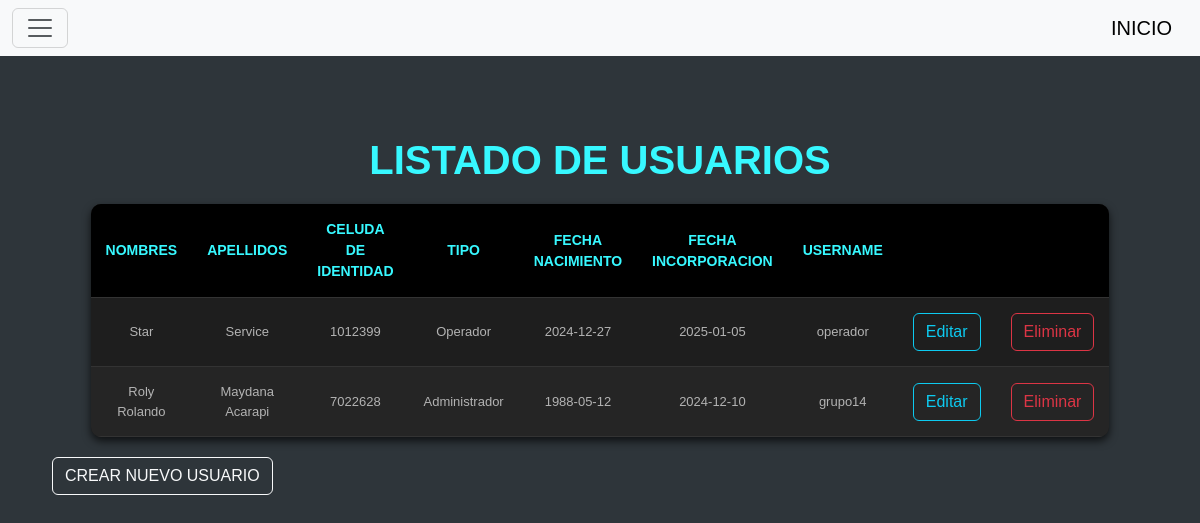
The app's page /usuarios (signed in) with its own data.
### tables this page shows
CREATE TABLE usuario(
            id_user INTEGER PRIMARY KEY AUTOINCREMENT,
            nombre TEXT NOT NULL,
            apellido TEXT NOT NULL,
            ci INTEGER NOT NULL,
            tipo TEXT NOT NULL,
            fecha_nan DATE NOT NULL,
            fecha_inc DATE NOT NULL,
            username TEXT NOT NULL,
            password TEXT NOT NULL
        );

### blueprints/usuarios/__init__.py (the view)
@usuarios_bp.route("/usuarios")
@login_required
def index_user():
    conn = sqlite3.connect("star_service.db")
    conn.row_factory = sqlite3.Row
    cursor = conn.cursor()
    cursor.execute("SELECT * FROM usuario")
    usuarios = cursor.fetchall()
    conn.close()
    return render_template('index_user.html',usuarios=usuarios)

### blueprints/usuarios/__init__.py (called while the page is built)
def login_required(f):
    @wraps(f)
    def decorated_function(*args, **kwargs):
        if 'id_user' not in session:
            return redirect("/login")
        return f(*args, **kwargs)
    return decorated_function

### blueprints/usuarios/templates/index_user.html (shortened to what this page needs)
{% include 'header.html' %}
<div class="container mt-5">
    <h1 class="fw-bold">LISTADO DE USUARIOS</h1>
    <table class="table-gris">
      <thead>
          <tr>
              <th>NOMBRES</th>
              <th>APELLIDOS</th>
              <th>CELUDA DE IDENTIDAD</th>
              <th>TIPO</th>
              <th>FECHA NACIMIENTO</th>
              <th>FECHA INCORPORACION</th>
              <th>USERNAME</th>
              <th></th>
              <th></th>
          </tr>
      </thead>
      <tbody>
          {% for usuarios in usuarios %}
          <tr>
              <td>{{ usuarios['nombre'] }}</td>
              <td>{{ usuarios['apellido'] }}</td>
              <td>{{ usuarios['ci'] }}</td>
              <td>{{ usuarios['tipo'] }}</td>
              <td>{{ usuarios['fecha_nan'] }}</td>
              <td>{{ usuarios['fecha_inc'] }}</td>
              <td>{{ usuarios['username'] }}</td>
              <td>
                  <a href="{{ url_for('usuarios.editar_user', id_user=usuarios['id_user']) }}" class="btn btn-outline-info">Editar</a>
                </td>
                <td>
                  <a href="{{ url_for('usuarios.eliminar_user', id_user=usuarios['id_user']) }}" onclick="return confirm('¿Estás seguro?')" class="btn btn-outline-danger"  >Eliminar</a>
              </td>
          </tr>
          {% endfor %}
      </tbody>
    </table>
    <a href="{{ url_for('usuarios.crear_user') }}" class="btn btn-outline-light">CREAR NUEVO USUARIO</a>
</div>
{% include 'footer.html' %}

### templates/header.html (style rules this page uses)
body { font-family: sans-serif; margin: 40px; background-color: #2e353a; color: #e0e0e0; }
h1 { text-align: center; color: #37f8ff; }
table { width: 80%; margin: 20px auto; border-collapse: collapse; background-color: #1e1e1e; border-radius: 10px; overflow: hidden; box-shadow: 0 4px 8px rgba(0, 0, 0, 0.7); }
th, td { padding: 15px; text-align: center; border-bottom: 1px solid #333; }
th { background-color: #000000; color: #37f8ff; text-transform: uppercase; font-size: 14px; }
tr:nth-child(even) { background-color: #252525; }
tr:nth-child(odd) { background-color: #1e1e1e; }
td { font-size: 13px; color: #b3b3b3; }

### records on screen
usuario: nombre "Star", apellido "Service", ci "1012399", tipo "Operador", fecha_nan "2024-12-27", fecha_inc "2025-01-05", username "operador"
usuario: nombre "Roly Rolando", apellido "Maydana Acarapi", ci "7022628", tipo "Administrador", fecha_nan "1988-05-12", fecha_inc "2024-12-10", username "grupo14"
